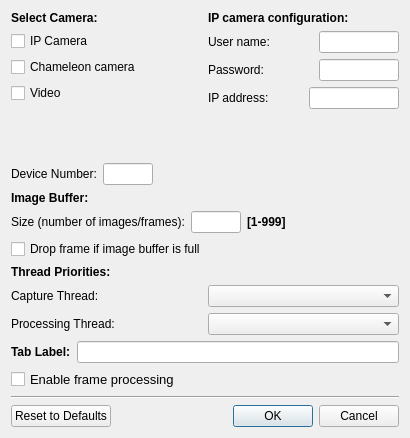
<?xml version="1.0" encoding="UTF-8"?>
<ui version="4.0">
 <class>CameraConnectDialog</class>
 <widget class="QDialog" name="CameraConnectDialog">
  <property name="geometry">
   <rect>
    <x>0</x>
    <y>0</y>
    <width>410</width>
    <height>438</height>
   </rect>
  </property>
  <property name="windowTitle">
   <string>Connect to Camera</string>
  </property>
  <layout class="QGridLayout" name="gridLayout">
   <item row="1" column="0">
    <layout class="QHBoxLayout" name="horizontalLayout_6">
     <item>
      <layout class="QVBoxLayout" name="verticalLayout_5">
       <item>
        <widget class="QLabel" name="label_1">
         <property name="font">
          <font>
           <pointsize>9</pointsize>
           <weight>75</weight>
           <bold>true</bold>
          </font>
         </property>
         <property name="text">
          <string>Select Camera:</string>
         </property>
        </widget>
       </item>
       <item>
        <widget class="QCheckBox" name="checkBox_2">
         <property name="font">
          <font>
           <pointsize>9</pointsize>
          </font>
         </property>
         <property name="text">
          <string>IP Camera</string>
         </property>
        </widget>
       </item>
       <item>
        <widget class="QCheckBox" name="checkBox">
         <property name="font">
          <font>
           <pointsize>9</pointsize>
          </font>
         </property>
         <property name="text">
          <string>Chameleon camera</string>
         </property>
        </widget>
       </item>
       <item>
        <widget class="QCheckBox" name="videoCheckBox">
         <property name="font">
          <font>
           <pointsize>9</pointsize>
          </font>
         </property>
         <property name="text">
          <string>Video</string>
         </property>
        </widget>
       </item>
       <item>
        <spacer name="verticalSpacer">
         <property name="orientation">
          <enum>Qt::Vertical</enum>
         </property>
         <property name="sizeHint" stdset="0">
          <size>
           <width>20</width>
           <height>40</height>
          </size>
         </property>
        </spacer>
       </item>
      </layout>
     </item>
     <item>
      <layout class="QVBoxLayout" name="verticalLayout_4">
       <item>
        <widget class="QLabel" name="label_13">
         <property name="font">
          <font>
           <pointsize>9</pointsize>
           <weight>75</weight>
           <bold>true</bold>
          </font>
         </property>
         <property name="text">
          <string>IP camera configuration:</string>
         </property>
        </widget>
       </item>
       <item>
        <layout class="QVBoxLayout" name="verticalLayout_3">
         <item>
          <layout class="QHBoxLayout" name="horizontalLayout_10">
           <item>
            <widget class="QLabel" name="label_12">
             <property name="font">
              <font>
               <pointsize>9</pointsize>
               <weight>50</weight>
               <bold>false</bold>
              </font>
             </property>
             <property name="text">
              <string>User name:</string>
             </property>
            </widget>
           </item>
           <item>
            <widget class="QLineEdit" name="usernameEdit">
             <property name="enabled">
              <bool>true</bool>
             </property>
             <property name="sizePolicy">
              <sizepolicy hsizetype="Fixed" vsizetype="Fixed">
               <horstretch>0</horstretch>
               <verstretch>0</verstretch>
              </sizepolicy>
             </property>
             <property name="minimumSize">
              <size>
               <width>80</width>
               <height>0</height>
              </size>
             </property>
             <property name="maximumSize">
              <size>
               <width>50</width>
               <height>16777215</height>
              </size>
             </property>
             <property name="font">
              <font>
               <pointsize>9</pointsize>
               <weight>50</weight>
               <italic>false</italic>
               <bold>false</bold>
              </font>
             </property>
            </widget>
           </item>
          </layout>
         </item>
         <item>
          <layout class="QHBoxLayout" name="horizontalLayout_8">
           <item>
            <widget class="QLabel" name="label_10">
             <property name="font">
              <font>
               <pointsize>9</pointsize>
               <weight>50</weight>
               <bold>false</bold>
              </font>
             </property>
             <property name="text">
              <string>Password:</string>
             </property>
            </widget>
           </item>
           <item>
            <widget class="QLineEdit" name="pwdEdit">
             <property name="enabled">
              <bool>true</bool>
             </property>
             <property name="sizePolicy">
              <sizepolicy hsizetype="Fixed" vsizetype="Fixed">
               <horstretch>0</horstretch>
               <verstretch>0</verstretch>
              </sizepolicy>
             </property>
             <property name="minimumSize">
              <size>
               <width>80</width>
               <height>0</height>
              </size>
             </property>
             <property name="maximumSize">
              <size>
               <width>50</width>
               <height>16777215</height>
              </size>
             </property>
             <property name="font">
              <font>
               <pointsize>9</pointsize>
               <weight>50</weight>
               <italic>false</italic>
               <bold>false</bold>
              </font>
             </property>
            </widget>
           </item>
          </layout>
         </item>
         <item>
          <layout class="QHBoxLayout" name="horizontalLayout_9">
           <item>
            <widget class="QLabel" name="label_11">
             <property name="font">
              <font>
               <pointsize>9</pointsize>
               <weight>50</weight>
               <bold>false</bold>
              </font>
             </property>
             <property name="text">
              <string>IP address:</string>
             </property>
            </widget>
           </item>
           <item>
            <widget class="QLineEdit" name="IPaddressEdit">
             <property name="enabled">
              <bool>true</bool>
             </property>
             <property name="sizePolicy">
              <sizepolicy hsizetype="Fixed" vsizetype="Fixed">
               <horstretch>0</horstretch>
               <verstretch>0</verstretch>
              </sizepolicy>
             </property>
             <property name="minimumSize">
              <size>
               <width>90</width>
               <height>0</height>
              </size>
             </property>
             <property name="maximumSize">
              <size>
               <width>50</width>
               <height>16777215</height>
              </size>
             </property>
             <property name="font">
              <font>
               <pointsize>9</pointsize>
               <weight>50</weight>
               <italic>false</italic>
               <bold>false</bold>
              </font>
             </property>
            </widget>
           </item>
          </layout>
         </item>
        </layout>
       </item>
       <item>
        <spacer name="verticalSpacer_2">
         <property name="orientation">
          <enum>Qt::Vertical</enum>
         </property>
         <property name="sizeHint" stdset="0">
          <size>
           <width>20</width>
           <height>40</height>
          </size>
         </property>
        </spacer>
       </item>
      </layout>
     </item>
    </layout>
   </item>
   <item row="2" column="0">
    <layout class="QHBoxLayout" name="horizontalLayout_2">
     <item>
      <widget class="QLabel" name="label_9">
       <property name="font">
        <font>
         <pointsize>9</pointsize>
         <weight>50</weight>
         <bold>false</bold>
        </font>
       </property>
       <property name="text">
        <string>Device Number:</string>
       </property>
      </widget>
     </item>
     <item>
      <widget class="QLineEdit" name="deviceNumberEdit">
       <property name="enabled">
        <bool>true</bool>
       </property>
       <property name="sizePolicy">
        <sizepolicy hsizetype="Fixed" vsizetype="Fixed">
         <horstretch>0</horstretch>
         <verstretch>0</verstretch>
        </sizepolicy>
       </property>
       <property name="minimumSize">
        <size>
         <width>50</width>
         <height>0</height>
        </size>
       </property>
       <property name="maximumSize">
        <size>
         <width>50</width>
         <height>16777215</height>
        </size>
       </property>
       <property name="font">
        <font>
         <pointsize>9</pointsize>
         <weight>50</weight>
         <italic>false</italic>
         <bold>false</bold>
        </font>
       </property>
      </widget>
     </item>
     <item>
      <spacer name="horizontalSpacer_1">
       <property name="orientation">
        <enum>Qt::Horizontal</enum>
       </property>
       <property name="sizeHint" stdset="0">
        <size>
         <width>40</width>
         <height>20</height>
        </size>
       </property>
      </spacer>
     </item>
    </layout>
   </item>
   <item row="3" column="0">
    <widget class="QLabel" name="label_3">
     <property name="font">
      <font>
       <pointsize>9</pointsize>
       <weight>75</weight>
       <bold>true</bold>
      </font>
     </property>
     <property name="text">
      <string>Image Buffer:</string>
     </property>
    </widget>
   </item>
   <item row="4" column="0">
    <layout class="QHBoxLayout" name="horizontalLayout">
     <item>
      <widget class="QLabel" name="label_2">
       <property name="font">
        <font>
         <pointsize>9</pointsize>
         <weight>50</weight>
         <bold>false</bold>
        </font>
       </property>
       <property name="text">
        <string>Size (number of images/frames):</string>
       </property>
      </widget>
     </item>
     <item>
      <widget class="QLineEdit" name="imageBufferSizeEdit">
       <property name="sizePolicy">
        <sizepolicy hsizetype="Minimum" vsizetype="Fixed">
         <horstretch>0</horstretch>
         <verstretch>0</verstretch>
        </sizepolicy>
       </property>
       <property name="minimumSize">
        <size>
         <width>50</width>
         <height>0</height>
        </size>
       </property>
       <property name="maximumSize">
        <size>
         <width>50</width>
         <height>16777215</height>
        </size>
       </property>
       <property name="font">
        <font>
         <pointsize>9</pointsize>
        </font>
       </property>
      </widget>
     </item>
     <item>
      <widget class="QLabel" name="label_4">
       <property name="font">
        <font>
         <pointsize>9</pointsize>
         <weight>75</weight>
         <bold>true</bold>
        </font>
       </property>
       <property name="text">
        <string>[1-999]</string>
       </property>
      </widget>
     </item>
     <item>
      <spacer name="horizontalSpacer_2">
       <property name="orientation">
        <enum>Qt::Horizontal</enum>
       </property>
       <property name="sizeHint" stdset="0">
        <size>
         <width>40</width>
         <height>20</height>
        </size>
       </property>
      </spacer>
     </item>
    </layout>
   </item>
   <item row="5" column="0">
    <widget class="QCheckBox" name="dropFrameCheckBox">
     <property name="font">
      <font>
       <pointsize>9</pointsize>
      </font>
     </property>
     <property name="text">
      <string>Drop frame if image buffer is full</string>
     </property>
    </widget>
   </item>
   <item row="6" column="0">
    <widget class="QLabel" name="label_5">
     <property name="font">
      <font>
       <pointsize>9</pointsize>
       <weight>75</weight>
       <bold>true</bold>
      </font>
     </property>
     <property name="text">
      <string>Thread Priorities:</string>
     </property>
    </widget>
   </item>
   <item row="7" column="0">
    <layout class="QHBoxLayout" name="horizontalLayout_3">
     <item>
      <layout class="QVBoxLayout" name="verticalLayout">
       <item>
        <widget class="QLabel" name="label_6">
         <property name="font">
          <font>
           <pointsize>9</pointsize>
           <weight>50</weight>
           <bold>false</bold>
          </font>
         </property>
         <property name="text">
          <string>Capture Thread:</string>
         </property>
        </widget>
       </item>
       <item>
        <widget class="QLabel" name="label_7">
         <property name="font">
          <font>
           <pointsize>9</pointsize>
           <weight>50</weight>
           <bold>false</bold>
          </font>
         </property>
         <property name="text">
          <string>Processing Thread:</string>
         </property>
        </widget>
       </item>
      </layout>
     </item>
     <item>
      <layout class="QVBoxLayout" name="verticalLayout_2">
       <item>
        <widget class="QComboBox" name="capturePrioComboBox">
         <property name="font">
          <font>
           <pointsize>9</pointsize>
          </font>
         </property>
        </widget>
       </item>
       <item>
        <widget class="QComboBox" name="processingPrioComboBox">
         <property name="font">
          <font>
           <pointsize>9</pointsize>
          </font>
         </property>
        </widget>
       </item>
      </layout>
     </item>
    </layout>
   </item>
   <item row="8" column="0">
    <layout class="QHBoxLayout" name="horizontalLayout_5">
     <item>
      <widget class="QLabel" name="label_8">
       <property name="font">
        <font>
         <pointsize>9</pointsize>
         <weight>75</weight>
         <bold>true</bold>
        </font>
       </property>
       <property name="text">
        <string>Tab Label:</string>
       </property>
      </widget>
     </item>
     <item>
      <widget class="QLineEdit" name="tabLabelEdit">
       <property name="font">
        <font>
         <pointsize>9</pointsize>
        </font>
       </property>
      </widget>
     </item>
    </layout>
   </item>
   <item row="9" column="0">
    <layout class="QHBoxLayout" name="horizontalLayout_7">
     <item>
      <widget class="QCheckBox" name="enableFrameProcessingCheckBox">
       <property name="font">
        <font>
         <pointsize>10</pointsize>
        </font>
       </property>
       <property name="text">
        <string>Enable frame processing</string>
       </property>
      </widget>
     </item>
    </layout>
   </item>
   <item row="10" column="0">
    <widget class="Line" name="line">
     <property name="orientation">
      <enum>Qt::Horizontal</enum>
     </property>
    </widget>
   </item>
   <item row="11" column="0">
    <layout class="QHBoxLayout" name="horizontalLayout_4">
     <item>
      <widget class="QPushButton" name="resetToDefaultsPushButton">
       <property name="text">
        <string>Reset to Defaults</string>
       </property>
      </widget>
     </item>
     <item>
      <widget class="QDialogButtonBox" name="okCancelBox">
       <property name="orientation">
        <enum>Qt::Horizontal</enum>
       </property>
       <property name="standardButtons">
        <set>QDialogButtonBox::Cancel|QDialogButtonBox::Ok</set>
       </property>
      </widget>
     </item>
    </layout>
   </item>
  </layout>
 </widget>
 <resources/>
 <connections>
  <connection>
   <sender>okCancelBox</sender>
   <signal>accepted()</signal>
   <receiver>CameraConnectDialog</receiver>
   <slot>accept()</slot>
   <hints>
    <hint type="sourcelabel">
     <x>276</x>
     <y>293</y>
    </hint>
    <hint type="destinationlabel">
     <x>204</x>
     <y>159</y>
    </hint>
   </hints>
  </connection>
  <connection>
   <sender>okCancelBox</sender>
   <signal>rejected()</signal>
   <receiver>CameraConnectDialog</receiver>
   <slot>reject()</slot>
   <hints>
    <hint type="sourcelabel">
     <x>276</x>
     <y>293</y>
    </hint>
    <hint type="destinationlabel">
     <x>204</x>
     <y>159</y>
    </hint>
   </hints>
  </connection>
 </connections>
</ui>
